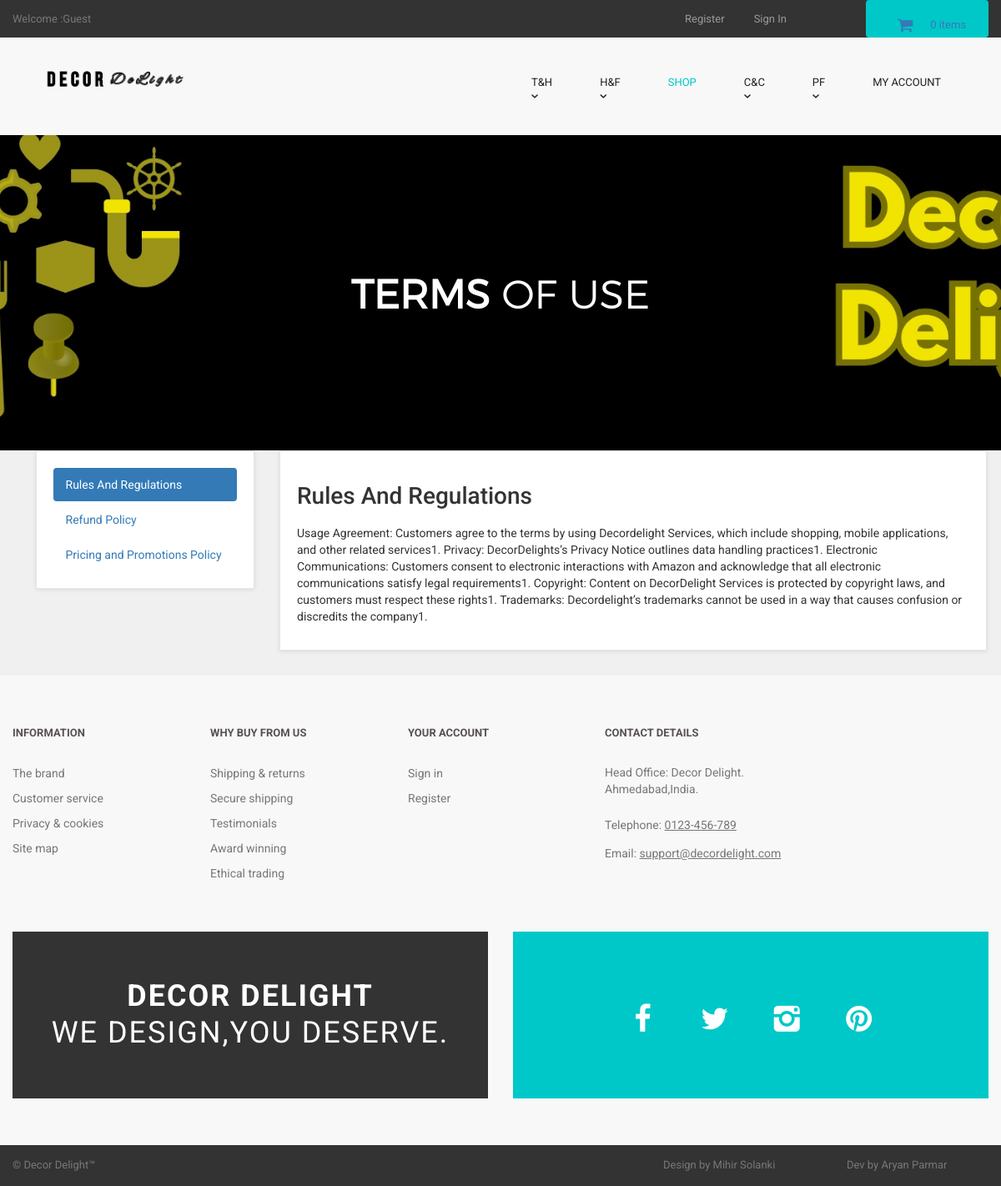
Page /terms.php on the committed database.
### tables this page shows
CREATE TABLE `terms` (
  `term_id` int(10) NOT NULL,
  `term_title` varchar(100) NOT NULL,
  `term_link` varchar(100) NOT NULL,
  `term_desc` text NOT NULL
);

### terms.php (the view, shortened to what this page needs)
<?php
include("includes/db.php");
include("includes/header.php");
include("includes/main.php");
?>
  <main>
    <div class="nero">
      <div class="nero__heading">
        <span class="nero__bold">Terms</span> of use
      </div>
    </div>
  </main>
<div id="content">
<div class="container">
<div class="col-md-3">
<div class="box">
<ul class="nav nav-pills nav-stacked">
<?php
$get_terms = "select * from terms LIMIT 0,1";
$run_terms = mysqli_query($con,$get_terms);
while($row_terms = mysqli_fetch_array($run_terms)){
$term_title = $row_terms['term_title'];
$term_link = $row_terms['term_link'];
?>
<li class="active">
<a data-toggle="pill" href="#<?php echo $term_link; ?>">
<?php echo $term_title; ?>
</a>
</li>
<?php } ?>
<?php
$count_terms = "select * from terms";
$run_count = mysqli_query($con,$count_terms);
$count = mysqli_num_rows($run_count);
$get_terms = "select * from terms LIMIT 1,$count";
$run_terms = mysqli_query($con,$get_terms);
while($row_terms = mysqli_fetch_array($run_terms)){
$term_title = $row_terms['term_title'];
$term_link = $row_terms['term_link'];
?>
<li>
<a data-toggle="pill" href="#<?php echo $term_link; ?>">
<?php echo $term_title; ?>
</a>
</li>
<?php } ?>
</ul>
</div>
</div>
<div class="col-md-9">
<div class="box">
<div class="tab-content" >
<?php
$get_terms = "select * from terms LIMIT 0,1";
$run_terms = mysqli_query($con,$get_terms);
while($row_terms = mysqli_fetch_array($run_terms)){
$term_title = $row_terms['term_title'];
$term_desc = $row_terms['term_desc'];
$term_link = $row_terms['term_link'];
?>
<div id="<?php echo $term_link; ?>" class="tab-pane fade in active" >
<h1> <?php echo $term_title; ?>  </h1>
<p> <?php echo $term_desc; ?> </p>
</div>
<?php } ?>
</div>
</div>
</div>
</div>
</div>
<?php
include("includes/footer.php");
?>
</body>
</html>

### styles/backend.css (style rules this page uses)
html { font-family: "Roboto", Helvetica, Arial, sans-serif; line-height: 1.15; -ms-text-size-adjust: 100%; -webkit-text-size-adjust: 100% }
body { margin: 0 }
h1 { font-size: 2em; margin: .67em 0 }
figcaption, figure, main { display: block }
a { background-color: transparent; -webkit-text-decoration-skip: objects }
html { box-sizing: border-box }
body { min-width: 1190px; font-family: Montserrat, sans-serif; font-weight: 400; background-color: white; }
.container { width: 1170px; margin: 0 auto }
.nero { padding-top: 160px; padding-bottom: 140px; font-family: 'montserratlight', sans-serif; text-align: center; text-transform: uppercase; color: #FFF; background: #666 url("../images/banner-ave.jpg") no-repeat; background-size: cover; background-position: center; }
.nero__heading { font-size: 48px; }
.nero__bold { font-weight: 700; }

### styles/style.css (style rules this page uses)
body { font-family: "Roboto", Helvetica, Arial, sans-serif; font-size: 14px; line-height: 1.42857143; color: #333333; background-color: #f0f0f0; overflow-x: hidden; }
.box { background: #fff; margin: 0 0 30px; border: solid 1px #e6e6e6; box-sizing: border-box; padding:20px; box-shadow: 0 1px 5px rgba(0, 0, 0, 0.1); }
#content { padding-left:25px; }

### rows in the picture
terms: term_title "Rules And Regulations", term_desc "Usage Agreement: Customers agree to the terms by using Decordelight Services, which include shopping, mobile applications, and other related services1. Privacy: DecorDelights’s Privacy Notice outlines data handling practices1. Electronic Communications: Customers consent to electronic interactions with Amazon and acknowledge that all electronic communications satisfy legal requirements1. Copyright: Content on DecorDelight Services is protected by copyright laws, and customers must respect these rights1. Trademarks: Decordelight’s trademarks cannot be used in a way that causes confusion or discredits the company1."
terms: term_title "Refund Policy"
terms: term_title "Pricing and Promotions Policy"

### other values in the picture
$count_items "0"
